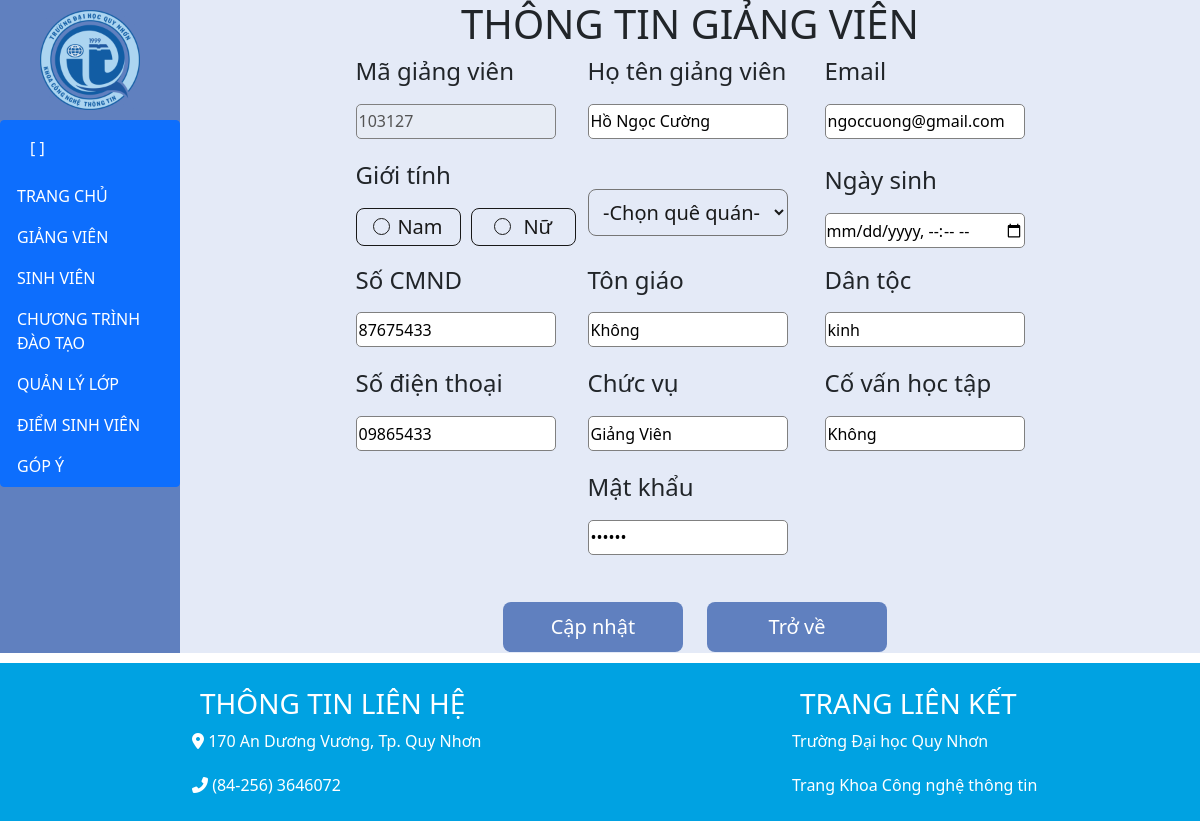
Page /ChinhSuaQLGV.php?ma=103127 on the committed database.
### tables this page shows
CREATE TABLE IF NOT EXISTS `giang_vien` (
  `MaGiangVien` varchar(10) NOT NULL,
  `HoTen` tinytext,
  `NgaySinh` date DEFAULT NULL,
  `GioiTinh` tinytext,
  `DanToc` tinytext,
  `SoCMND` varchar(15) DEFAULT NULL,
  `TonGiao` tinytext,
  `QueQuan` text,
  `SDT` varchar(11) DEFAULT NULL,
  `Email` varchar(50) DEFAULT NULL,
  `ChucVu` tinytext,
  `CoVanHocTap` tinytext,
  `MatKhau` varchar(50) DEFAULT NULL,
  `Job` tinytext,
  PRIMARY KEY (`MaGiangVien`)
);

### ChinhSuaQLGV.php (the view, shortened to what this page needs)
<!DOCTYPE html>
<html lang="en">
<head>
    <link rel="stylesheet" href="StyleChung/style.css">
    <link rel="stylesheet" href="StyleChung/styletrangchu.css">
    <link href="https://cdn.jsdelivr.net/npm/bootstrap@5.0.0-beta1/dist/css/bootstrap.min.css" rel="stylesheet"
>
    <link rel="stylesheet" href="StyleChung/styleChinhSuaQLGiangVien.css">
</head>
<?php
    $key = $_GET['ma'];
?>
<body>
    <form action="" method="post">
        <div class="home">
            <div class="home-items home-ad">
                <div class="container-ad">
                    <div class="container-ad-items">
                        <h1 style="text-align: center;">THÔNG TIN GIẢNG VIÊN</h1>
                        <div>
                            <?php
                        if($_GET['ma'])
                        {
                            $kn = mysqli_connect("localhost", "root", "", "du_an_cong_thong_tin_sinh_vien_khoa_cntt")or die("chưa kết nối");
                            $sql1 = "select * from giang_vien where MaGiangVien='".$key."'";
                            $kq1 = mysqli_query($kn,$sql1);
                            $row2 = mysqli_fetch_array($kq1);
                        }
                    ?>
                            <table class="tbsv">
                                <tr>
                                    <td>
                                        <h4>Mã giảng viên</h4><input class="text" type="text" disabled readonly
                                            name="txtMaGiangVien" value="<?php echo $row2['MaGiangVien']; ?>">
                                    </td>
                                    <td>
                                        <h4>Họ tên giảng viên</h4><input class="text" type="text" name="txtHoTen"
                                            value="<?php echo $row2['HoTen']; ?>">
                                    </td>
                                    <td>
                                        <h4>Email</h4><input class="text" type="text" name="txtEmail"
                                            value="<?php echo $row2['Email']; ?>">
                                    </td>
                                </tr>
                                <tr>
                                    <td>
                                        <h4>Giới tính</h4>
                                        <div class="wrapper">
                                            <label for="option-1" class="option option-1">
                                                <div class="dot"></div>
                                                <span>Nam</span>
                                            </label>
                                            <label for="option-2" class="option option-2">
                                                <div class="dot"></div>
                                                <span>Nữ</span>
                                            </label>
                                        </div>
                                    </td>
                                    <td>
                                        <select class="drop" name="cboQueQuan">
                                            <option selected="selected">-Chọn quê quán-</option>
                                        </select>
                                    </td>
                                    <td>
                                        <h4>Ngày sinh</h4>
                                        <input type="datetime-local" class="text" name="NgaySinh"
                                            style="margin-bottom: 10px;">
                                    </td>
                                </tr>
                                <tr>
                                    <td>
                                        <h4>Số CMND</h4><input class="text" type="text" name="txtCMND"
                                            value="<?php echo $row2['SoCMND']; ?>">
                                    </td>
                                    <td>
                                        <h4>Tôn giáo</h4><input class="text" type="text" name="txtTonGiao"
                                            value="<?php echo $row2['TonGiao'];?>">
                                    </td>
                                    <td>
                                        <h4>Dân tộc</h4><input class="text" type="text" name="txtDanToc"
                                            value="<?php echo $row2['DanToc']; ?>">
                                    </td>
                                </tr>
                                <tr>
                                    <td>
                                        <h4>Số điện thoại</h4><input class="text" type="text" name="txtSDT"
                                            value="<?php echo $row2['SDT']; ?>">
                                    </td>
                                    <td>
                                        <h4>Chức vụ</h4><input class="text" type="text" name="txtChucVu"
                                            value="<?php echo $row2['ChucVu']; ?>">
                                    </td>
                                    <td>
                                        <h4>Cố vấn học tập</h4><input class="text" type="text" name="txtCoVanHocTap"
                                            value="<?php echo $row2['CoVanHocTap']; ?>">
                                    </td>
                                </tr>
                                <tr>
                                    <td></td>
                                    <td>
                                        <h4>Mật khẩu</h4><input class="text" type="password" name="txtPass"
                                            value="<?php echo $row2['MatKhau']; ?>">
                                    </td>
                                </tr>
                                <tr style="text-align: center;">
                                    <td colspan=3 style="text-align: center;">
                                        <input class="btn1" type="submit" name="btnUpdate" value="Cập nhật">
                                        <input class="btn1" type="submit" name="btnTroVe" value="Trở về">
                                    </td>
                                </tr>
                            </table>
                        </div>
                    </div>
                </div>
            </div>
        </div>
    </form>
</body>
</html>

### StyleChung/style.css (style rules this page uses)
:root { --white-color: #fff; --black-color: #000; --primary-color: #6080BF; --text-color: #333; --blue-color: #6080BF; --primary1-color: #03178C; --nen-color: #e4eaf7; }

### StyleChung/styletrangchu.css (style rules this page uses)
.home { width: 100%; box-sizing: inherit; }
.home-items { width: 1200px; max-width: 100%; margin: 0 auto; }
.home-ad { display: flex; }
.container-ad { background-color: var(--nen-color); width: 85%; }
.container-ad-items { height: auto; background-color: var(--nen-color); }

### StyleChung/styleChinhSuaQLGiangVien.css (style rules this page uses)
.tbsv { display: flex; justify-content: center; margin: auto; }
.text { width: 200px; height: 35px; border-radius: 5px; border: 1px gray solid; margin-bottom:20px; margin-top: 10px; outline: none; }
.drop { background: none; display: block; text-align: center; padding: 8px 8px; width: 200px; outline: none; color:#191919; border-radius: 8px; transition: 0.25s; font-size: 20px; margin-top: 20px; margin-right: 35px; margin-bottom: 20px; }
.btn1 { margin-top: 25px; margin-left: 15px; margin-right: 5px; background: #6080BF; text-align: center; padding: 10px 10px; width: 180px; outline: none; color:white; border-radius: 8px; transition: 0.25s; font-size: 20px; border: #6080BF; }
.wrapper { display: inline-flex; align-items: center; justify-content: space-evenly; border-radius: 8px; margin-top: 10px; padding-bottom: 18px; }
.wrapper .option { width: 105px; height: 38px; display: flex; align-items: center; justify-content: space-evenly; margin-right: 10px; border-radius: 8px; cursor: pointer; padding: 0 10px; border: 1px solid #191919; transition: all 0.3s ease; font-size: 20px; }
.wrapper .option .dot { border: 1px solid #191919; height: 17px; width: 17px; border-radius: 50%; position: relative; }
.wrapper .option .dot::before { position: absolute; content: ""; width: 15px; height: 15px; background: #191919; border-radius: 50%; opacity: 0; transform: scale(1.5); transition: all 0.3s ease; }
.wrapper .option span { font-size: 20px; color: #191919; }

### rows in the picture
giang_vien: txtMaGiangVien "103127", txtHoTen "Hồ Ngọc Cường", txtEmail "ngoccuong@gmail.com", txtCMND "87675433", txtTonGiao "Không", txtDanToc "kinh", txtSDT "09865433", txtChucVu "Giảng Viên", txtCoVanHocTap "Không"
